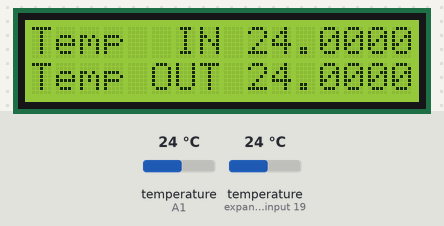
The sketch below on a simulated Arduino Uno, built with avr-gcc and run on an emulated ATmega328P. Parts: 16×2 character LCD. The test bench sets the inputs (shaded band); at power-on: temperature (sensors on A1, expander input 19) 24 °C.

Above: at 1.2 s.
1.3 s: temperature (sensor on A1) set to 12 °C
At 2.8 s:
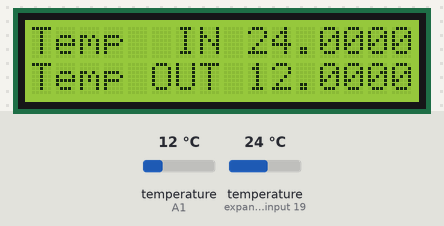
3.1 s: temperature (sensor on expander input 19) set to 12 °C
At 3.7 s:
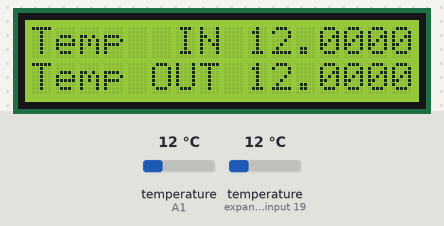
4.8 s: temperature (sensor on A1) set to 19 °C
At 5.5 s:
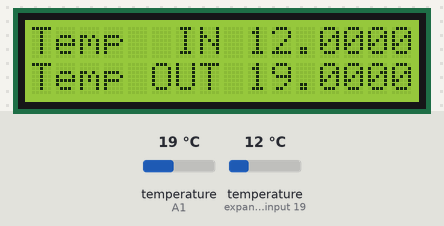
6.4 s: temperature (sensor on expander input 19) set to 19 °C
At 7.3 s:
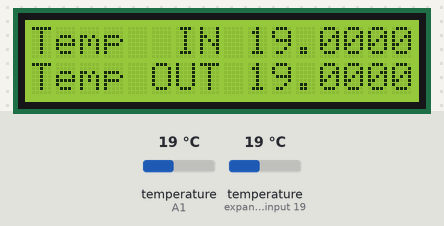
8.0 s: temperature (sensor on A1) set to 28 °C
At 9.1 s:
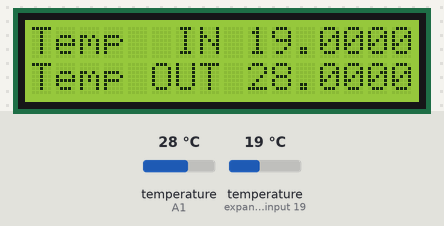
9.6 s: temperature (sensor on expander input 19) set to 28 °C
At 10.9 s:
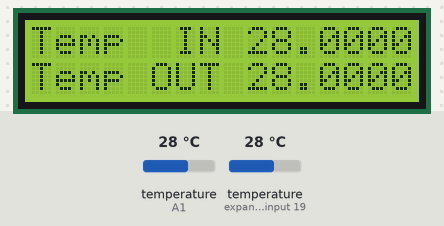
Timing chart, 0 to 12.2 s (numbered marks = the images above; inputs shaded):
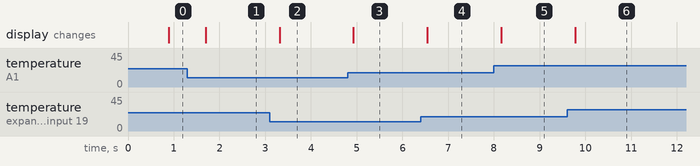

The sketch:

kod01.ino
```cpp
#include <Wire.h>
#include <LiquidCrystal_I2C.h>
#include <OneWire.h>
#include <DallasTemperature.h>

LiquidCrystal_I2C lcd(0x27, 16, 2);

OneWire oneWire(A1);
DallasTemperature tempSensors(&oneWire);

void setup()
{
    tempSensors.begin();

    lcd.init();
    lcd.backlight();
    lcd.clear();
}

void loop()
{
    tempSensors.requestTemperatures();
    float tempIn = tempSensors.getTempCByIndex(1);
    float tempOut = tempSensors.getTempCByIndex(0);

    char buffer[40];
    sprintf(buffer, "Temp  IN%8s", String(tempIn, 4).c_str());
    lcd.setCursor(0, 0);
    lcd.print(buffer);
    sprintf(buffer, "Temp OUT%8s", String(tempOut, 4).c_str());
    lcd.setCursor(0, 1);
    lcd.print(buffer);
}
```

Measured:
- after the input at 1.3 s, the display: changes after 0.40 s (image 1)
- after the input at 3.1 s, the display: changes after 0.21 s (image 2)
- after the input at 4.8 s, the display: changes after 0.13 s (image 3)
- after the input at 6.4 s, the display: changes after 0.14 s (image 4)
- after the input at 8.0 s, the display: changes after 0.16 s (image 5)
- after the input at 9.6 s, the display: changes after 0.18 s (image 6)
